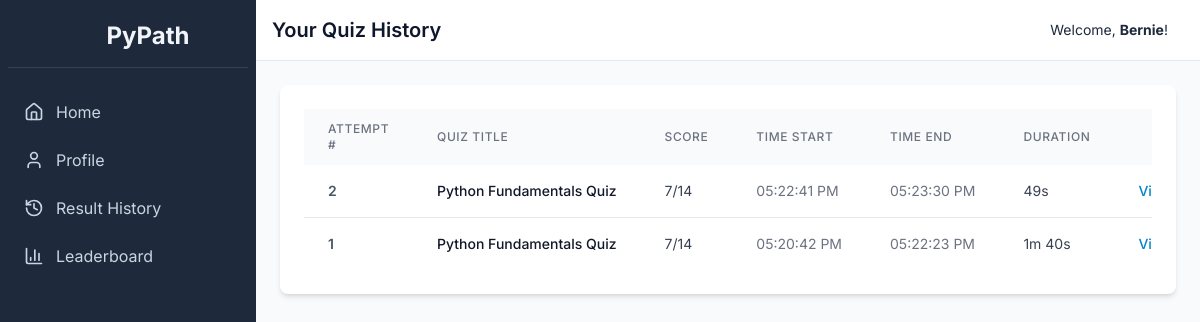
The app's page /history (signed in) with its own data.
### tables this page shows
CREATE TABLE results (
    id INTEGER PRIMARY KEY AUTOINCREMENT,
    user_id INTEGER NOT NULL,
    set_id INTEGER NOT NULL,
    score INTEGER NOT NULL,
    total_questions INTEGER NOT NULL,
    time_start DATETIME NOT NULL,
    timestamp DATETIME DEFAULT CURRENT_TIMESTAMP,
    FOREIGN KEY (user_id) REFERENCES users (id),
    FOREIGN KEY (set_id) REFERENCES question_sets (id)
);

CREATE TABLE question_sets (
    id INTEGER PRIMARY KEY AUTOINCREMENT,
    title TEXT NOT NULL,
    description TEXT
);

### app.py (the view)
@app.route('/history')
def student_result_history():
    if not get_user_id() or is_admin():
        return redirect(url_for('login'))
    conn = get_db_connection()
    history_raw = conn.execute('''
        SELECT qs.title, r.score, r.total_questions, r.time_start, r.timestamp as time_end, r.id as result_id,
               ROW_NUMBER() OVER(PARTITION BY r.user_id, r.set_id ORDER BY r.timestamp) as attempt_number
        FROM results r JOIN question_sets qs ON r.set_id = qs.id
        WHERE r.user_id = ? ORDER BY r.timestamp DESC
    ''', (get_user_id(),)).fetchall()
    history = []
    for row in history_raw:
        row_dict = dict(row)
        start_time = datetime.fromisoformat(row['time_start']) if isinstance(row['time_start'], str) else row['time_start']
        end_time = datetime.fromisoformat(row['time_end']) if isinstance(row['time_end'], str) else row['time_end']
        row_dict['duration'] = format_duration(start_time, end_time)
        row_dict['time_start_formatted'] = start_time.strftime('%I:%M:%S %p') if start_time else "N/A"
        row_dict['time_end_formatted'] = end_time.strftime('%I:%M:%S %p') if end_time else "N/A"
        history.append(row_dict)
    conn.close()
    return render_template('student/history.html', history=history)

### app.py (called while the page is built)
def get_db_connection():
    conn = sqlite3.connect('pypath.db', check_same_thread=False, detect_types=sqlite3.PARSE_DECLTYPES | sqlite3.PARSE_COLNAMES)
    conn.row_factory = sqlite3.Row
    return conn

def get_user_id():
    return session.get('user_id')

def is_admin():
    return session.get('is_admin', False)

def format_duration(start_time, end_time):
    if not isinstance(start_time, datetime) or not isinstance(end_time, datetime):
        return "N/A"
    duration = end_time - start_time
    total_seconds = int(duration.total_seconds())
    hours, remainder = divmod(total_seconds, 3600)
    minutes, seconds = divmod(remainder, 60)
    if hours > 0: return f"{hours}h {minutes}m {seconds}s"
    if minutes > 0: return f"{minutes}m {seconds}s"
    return f"{seconds}s"

### templates/student/history.html (shortened to what this page needs)
{% extends "layout.html" %}
{% block header %}Your Quiz History{% endblock %}
{% block content %}
<div class="bg-white p-6 rounded-lg shadow-md">
    <div class="overflow-x-auto">
        <table class="min-w-full bg-white">
            <thead class="bg-gray-50">
                <tr>
                    <th class="px-6 py-3 text-left text-xs font-medium text-gray-500 uppercase tracking-wider">Attempt #</th>
                    <th class="px-6 py-3 text-left text-xs font-medium text-gray-500 uppercase tracking-wider">Quiz Title</th>
                    <th class="px-6 py-3 text-left text-xs font-medium text-gray-500 uppercase tracking-wider">Score</th>
                    <th class="px-6 py-3 text-left text-xs font-medium text-gray-500 uppercase tracking-wider">Time Start</th>
                    <th class="px-6 py-3 text-left text-xs font-medium text-gray-500 uppercase tracking-wider">Time End</th>
                    <th class="px-6 py-3 text-left text-xs font-medium text-gray-500 uppercase tracking-wider">Duration</th>
                    <th class="px-6 py-3 text-right text-xs font-medium text-gray-500 uppercase tracking-wider">Actions</th>
                </tr>
            </thead>
            <tbody class="divide-y divide-gray-200">
                {% for row in history %}
                <tr>
                    <td class="px-6 py-4 whitespace-nowrap text-sm font-semibold text-gray-600">{{ row.attempt_number }}</td>
                    <td class="px-6 py-4 whitespace-nowrap text-sm font-medium text-gray-900">{{ row.title }}</td>
                    <td class="px-6 py-4 whitespace-nowrap text-sm text-gray-700">{{ row.score }}/{{ row.total_questions }}</td>
                    <td class="px-6 py-4 whitespace-nowrap text-sm text-gray-500">{{ row.time_start_formatted }}</td>
                    <td class="px-6 py-4 whitespace-nowrap text-sm text-gray-500">{{ row.time_end_formatted }}</td>
                    <td class="px-6 py-4 whitespace-nowrap text-sm text-gray-700">{{ row.duration }}</td>
                    <td class="px-6 py-4 whitespace-nowrap text-right text-sm font-medium">
                        <a href="{{ url_for('results', result_id=row.result_id) }}" class="text-sky-600 hover:text-sky-900">View Details</a>
                    </td>
                </tr>
                {% else %}
                <tr>
                    <td colspan="8" class="px-6 py-4 text-center text-gray-500">You have not completed any quizzes yet.</td>
                </tr>
                {% endfor %}
            </tbody>
        </table>
    </div>
</div>
{% endblock %}

### templates/layout.html (style rules this page uses)
body { font-family: 'Inter', sans-serif; }

### records on screen
results: attempt_number "2", title "Python Fundamentals Quiz", score "7", total_questions "14", time_start_formatted "05:22:41 PM", time_end_formatted "05:23:30 PM", duration "49s"
results: attempt_number "1", title "Python Fundamentals Quiz", score "7", total_questions "14", time_start_formatted "05:20:42 PM", time_end_formatted "05:22:23 PM", duration "1m 40s"

### other values on screen
{{ session.first_name or session.username }} "Bernie"
